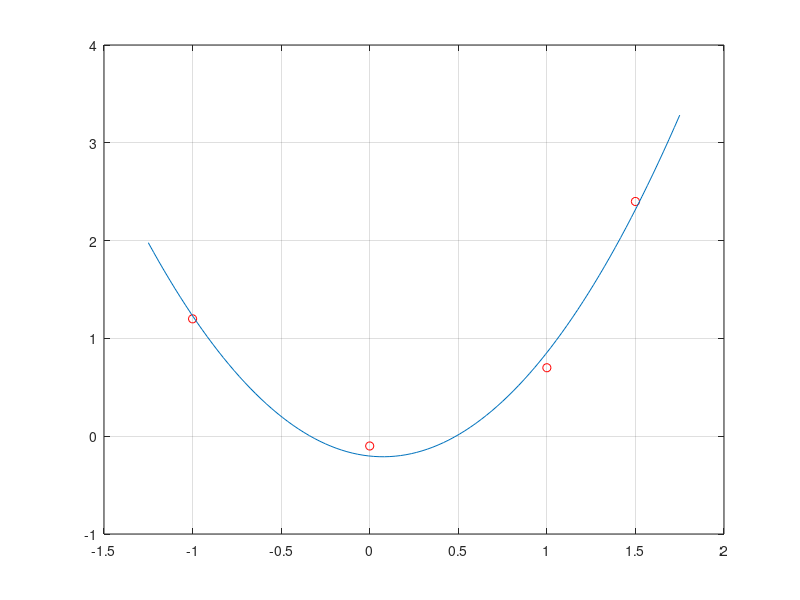

Write the MATLAB code that produced this figure.
#pontos
x = [-1 0 1 1.5]';
y = [1.2, -0.1, 0.7, 2.4]';

#resol. as eqs. normais
A = [x.^2 x.^1 x.^0];
p = inv(A'*A)*A'*y

#esboco do pol. ajustado
xx = linspace(-1.25,1.75);
plot(x,y,'ro',...
     xx,polyval(p,xx));grid
